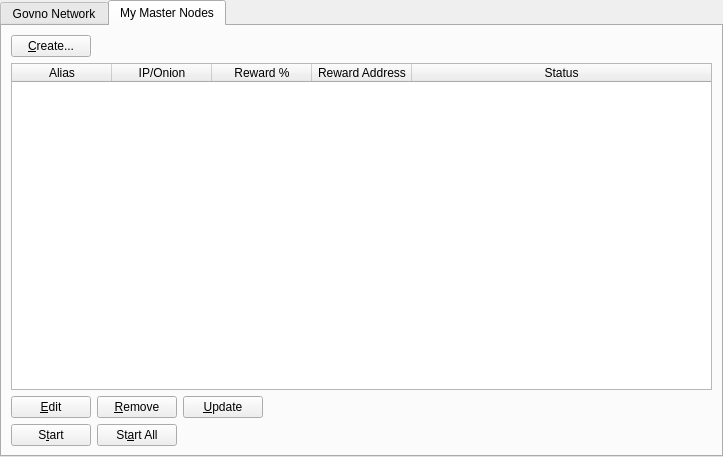
<?xml version="1.0" encoding="UTF-8"?>
<ui version="4.0">
 <class>MasternodeManager</class>
 <widget class="QWidget" name="MasternodeManager">
  <property name="geometry">
   <rect>
    <x>0</x>
    <y>0</y>
    <width>723</width>
    <height>457</height>
   </rect>
  </property>
  <property name="windowTitle">
   <string>Form</string>
  </property>
  <layout class="QVBoxLayout" name="topLayout">
   <property name="leftMargin">
    <number>0</number>
   </property>
   <property name="topMargin">
    <number>0</number>
   </property>
   <property name="rightMargin">
    <number>0</number>
   </property>
   <property name="bottomMargin">
    <number>0</number>
   </property>
   <item>
    <layout class="QVBoxLayout" name="verticalLayout">
     <property name="bottomMargin">
      <number>0</number>
     </property>
     <item>
      <widget class="QTabWidget" name="tabWidget">
       <property name="currentIndex">
        <number>1</number>
       </property>
       <widget class="QWidget" name="tab">
        <attribute name="title">
         <string>Govno Network</string>
        </attribute>
        <layout class="QGridLayout" name="gridLayout">
         <item row="1" column="0">
          <widget class="QTableWidget" name="tableWidgetMasternodes">
           <property name="editTriggers">
            <set>QAbstractItemView::NoEditTriggers</set>
           </property>
           <property name="alternatingRowColors">
            <bool>true</bool>
           </property>
           <property name="selectionBehavior">
            <enum>QAbstractItemView::SelectRows</enum>
           </property>
           <property name="sortingEnabled">
            <bool>true</bool>
           </property>
           <attribute name="horizontalHeaderStretchLastSection">
            <bool>true</bool>
           </attribute>
           <column>
            <property name="text">
             <string>Address</string>
            </property>
           </column>
           <column>
            <property name="text">
             <string>Protocol</string>
            </property>
           </column>
           <column>
            <property name="text">
             <string>Active</string>
            </property>
           </column>
           <column>
            <property name="text">
             <string>Active (secs)</string>
            </property>
           </column>
           <column>
            <property name="text">
             <string>Last Seen</string>
            </property>
           </column>
           <column>
            <property name="text">
             <string>Pubkey</string>
            </property>
           </column>
          </widget>
         </item>
         <item row="0" column="0">
          <layout class="QHBoxLayout" name="horizontalLayout_3">
           <property name="bottomMargin">
            <number>0</number>
           </property>
           <item>
            <widget class="QLabel" name="label_2">
             <property name="text">
              <string>Govno Node Count:</string>
             </property>
            </widget>
           </item>
           <item>
            <widget class="QLabel" name="countLabel">
             <property name="text">
              <string>0</string>
             </property>
            </widget>
           </item>
           <item>
            <spacer name="horizontalSpacer_3">
             <property name="orientation">
              <enum>Qt::Horizontal</enum>
             </property>
             <property name="sizeHint" stdset="0">
              <size>
               <width>40</width>
               <height>20</height>
              </size>
             </property>
            </spacer>
           </item>
          </layout>
         </item>
        </layout>
       </widget>
       <widget class="QWidget" name="tab_2">
        <attribute name="title">
         <string>My Master Nodes</string>
        </attribute>
        <layout class="QGridLayout" name="gridLayout_2">
         <item row="0" column="0">
          <layout class="QVBoxLayout" name="verticalLayout_2">
           <property name="bottomMargin">
            <number>0</number>
           </property>
           <item>
            <layout class="QHBoxLayout" name="horizontalLayout">
             <item>
              <widget class="QPushButton" name="createButton">
               <property name="text">
                <string>&amp;Create...</string>
               </property>
              </widget>
             </item>
             <item>
              <spacer name="horizontalSpacer">
               <property name="orientation">
                <enum>Qt::Horizontal</enum>
               </property>
               <property name="sizeHint" stdset="0">
                <size>
                 <width>40</width>
                 <height>20</height>
                </size>
               </property>
              </spacer>
             </item>
            </layout>
           </item>
           <item>
            <widget class="QTableWidget" name="tableWidget_2">
             <property name="minimumSize">
              <size>
               <width>695</width>
               <height>0</height>
              </size>
             </property>
             <property name="editTriggers">
              <set>QAbstractItemView::NoEditTriggers</set>
             </property>
             <property name="alternatingRowColors">
              <bool>true</bool>
             </property>
             <property name="selectionMode">
              <enum>QAbstractItemView::SingleSelection</enum>
             </property>
             <property name="selectionBehavior">
              <enum>QAbstractItemView::SelectRows</enum>
             </property>
             <attribute name="horizontalHeaderStretchLastSection">
              <bool>true</bool>
             </attribute>
             <column>
              <property name="text">
               <string>Alias</string>
              </property>
             </column>
             <column>
              <property name="text">
               <string>IP/Onion</string>
              </property>
             </column>
             <column>
              <property name="text">
               <string>Reward %</string>
              </property>
             </column>
             <column>
              <property name="text">
               <string>Reward Address</string>
              </property>
             </column>
             <column>
              <property name="text">
               <string>Status</string>
              </property>
             </column>
            </widget>
           </item>
           <item>
            <layout class="QHBoxLayout" name="horizontalLayout_2">
             <property name="bottomMargin">
              <number>0</number>
             </property>
             <item>
              <widget class="QPushButton" name="editButton">
               <property name="text">
                <string>&amp;Edit</string>
               </property>
              </widget>
             </item>
             <item>
              <widget class="QPushButton" name="removeButton">
               <property name="text">
                <string>&amp;Remove</string>
               </property>
              </widget>
             </item>
             <item>
              <widget class="QPushButton" name="UpdateButton">
               <property name="text">
                <string>&amp;Update</string>
               </property>
              </widget>
             </item>
             <item>
              <spacer name="horizontalSpacer_2">
               <property name="orientation">
                <enum>Qt::Horizontal</enum>
               </property>
               <property name="sizeHint" stdset="0">
                <size>
                 <width>40</width>
                 <height>20</height>
                </size>
               </property>
              </spacer>
             </item>
            </layout>
           </item>
           <item>
            <layout class="QHBoxLayout" name="horizontalLayout_4">
             <property name="bottomMargin">
              <number>0</number>
             </property>
            </layout>
           </item>
           <item>
            <layout class="QHBoxLayout" name="horizontalLayout_5">
             <property name="bottomMargin">
              <number>0</number>
             </property>
             <item>
              <widget class="QPushButton" name="startButton">
               <property name="text">
                <string>S&amp;tart</string>
               </property>
              </widget>
             </item>
             <item>
              <widget class="QPushButton" name="startAllButton">
               <property name="text">
                <string>St&amp;art All</string>
               </property>
              </widget>
             </item>
             <item>
              <spacer name="horizontalSpacer_5">
               <property name="orientation">
                <enum>Qt::Horizontal</enum>
               </property>
               <property name="sizeHint" stdset="0">
                <size>
                 <width>40</width>
                 <height>20</height>
                </size>
               </property>
              </spacer>
             </item>
            </layout>
           </item>
          </layout>
         </item>
        </layout>
       </widget>
      </widget>
     </item>
    </layout>
   </item>
  </layout>
 </widget>
 <resources/>
 <connections/>
</ui>
